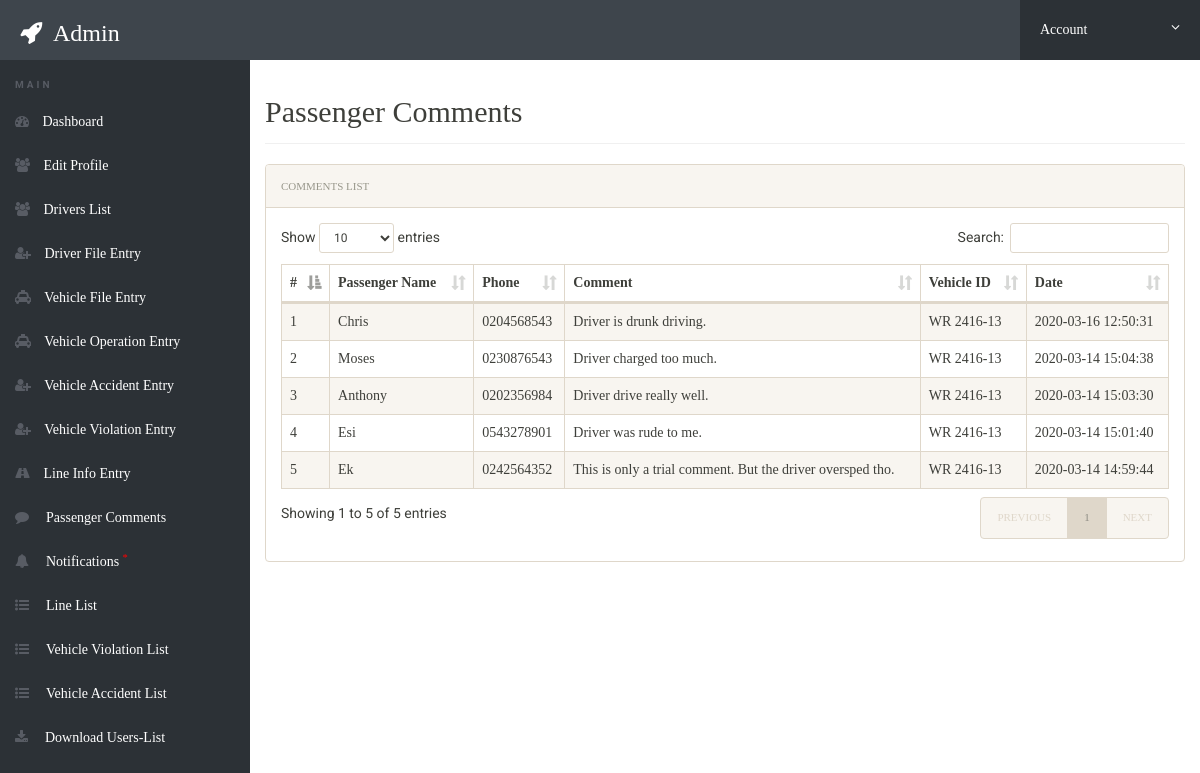
Page /admin/feedback.php (signed in) on the committed database.
### tables this page shows
CREATE TABLE `passenger_comment_tbl` (
  `comment_number` int(11) NOT NULL,
  `comment` varchar(100) NOT NULL,
  `passenger_name` varchar(25) NOT NULL,
  `phone` varchar(10) NOT NULL,
  `date` timestamp NOT NULL DEFAULT CURRENT_TIMESTAMP,
  `vehicle_ID` varchar(10) NOT NULL
);

### admin/feedback.php (the view, shortened to what this page needs)
<?php
include('includes/config.php');
if(strlen($_SESSION['alogin'])==0)
	{
header('location:index.php');
}
else{
 ?>
<!doctype html>
<html lang="en" class="no-js">
<head>
	<link rel="stylesheet" href="css/font-awesome.min.css">
	<link rel="stylesheet" href="css/bootstrap.min.css">
	<link rel="stylesheet" href="css/dataTables.bootstrap.min.css">
	<link rel="stylesheet" href="css/bootstrap-social.css">
	<link rel="stylesheet" href="css/bootstrap-select.css">
	<link rel="stylesheet" href="css/fileinput.min.css">
	<link rel="stylesheet" href="css/awesome-bootstrap-checkbox.css">
	<link rel="stylesheet" href="css/style.css">
</head>
<body>
	<?php include('includes/header.php');?>
	<div class="ts-main-content">
		<?php include('includes/leftbar.php');?>
		<div class="content-wrapper">
			<div class="container-fluid">
				<div class="row">
					<div class="col-md-12">
						<h2 class="page-title">Passenger Comments</h2>
						<div class="panel panel-default">
							<div class="panel-heading">Comments List</div>
							<div class="panel-body">
								<table id="zctb" class="display table table-striped table-bordered table-hover" cellspacing="0" width="100%">
									<thead>
										<tr>
										       <th>#</th>
												<th>Passenger Name</th>
												<th>Phone</th>
                                                <th>Comment</th>
                                                <th>Vehicle ID</th>
											    <th>Date</th>
										</tr>
									</thead>
									<tbody>
<?php
$sql = "SELECT * FROM `passenger_comment_tbl` order by date DESC";
$results = @mysqli_query($conn, $sql);
$cnt=1;
if(mysqli_num_rows($results) > 0)
{
foreach($results as $result)
{				?>
										<tr>
											<td><?php echo htmlentities($cnt);?></td>
                                            <td><?php echo htmlentities($result['passenger_name']);?></td>
											<td><?php echo htmlentities($result['phone']);?></td>
                                            <td><?php echo htmlentities($result['comment']);?></td>
                                            <td><?php echo htmlentities($result['vehicle_ID']);?></td>
                                            <td><?php echo htmlentities($result['date']);?></td>
										</tr>
										<?php $cnt=$cnt+1; }} ?>
									</tbody>
								</table>
							</div>
						</div>
					</div>
				</div>
			</div>
		</div>
	</div>
</body>
</html>
<?php } ?>

### admin/includes/header.php (shortened to what this page needs)
<div class="brand clearfix">
<h3 class="pull-left text-white" style="margin:20px 0px 0px 20px"><i class="fa fa-rocket"></i>&nbsp; <?php echo htmlentities(ucfirst($_SESSION['alogin']));?></h3>
		<ul class="ts-profile-nav">
			<li class="ts-account">
				<a href="#"> Account <i class="fa fa-angle-down hidden-side"></i></a>
			</li>
		</ul>
	</div>

### admin/includes/leftbar.php (shortened to what this page needs)
<nav class="ts-sidebar">
		<ul class="ts-sidebar-menu">
			<li class="ts-label">Main</li>
			<li><a href="dashboard.php"><i class="fa fa-dashboard"></i> Dashboard</a></li>
		<li><a href="profile.php"><i class="fa fa-users"></i> Edit Profile</a>
		</li>
		<li><a href="driversList.php"><i class="fa fa-users"></i> Drivers List</a>
		</li>
           <li><a href="D_register.php"><i class="fa fa-user-plus"></i> Driver File Entry</a>
		</li>
		<li><a href="vehicle_info.php"><i class="fa fa-taxi"></i> Vehicle File Entry</a>
		</li>
           <li><a href="vehicle_operation_p1.php"><i class="fa fa-taxi"></i> Vehicle Operation Entry</a>
		</li>
           <li><a href="vehicle_accident.php"><i class="fa fa-user-plus"></i> Vehicle Accident Entry</a>
		</li>
		<li><a href="vehicle_violation.php"><i class="fa fa-user-plus"></i> Vehicle Violation Entry</a>
		</li>
           <li><a href="line_info.php"><i class="fa fa-road"></i> Line Info Entry</a>
		</li>
		<li><a href="feedback.php"><i class="fa fa-comment"></i> &nbsp;Passenger Comments</a>
		</li>
		<li><a href="notification.php"><i class="fa fa-bell"></i> &nbsp;Notifications <sup style="color:red">*</sup></a>
		</li>
           <li><a href="lineList.php"><i class="fa fa-list-ul"></i> &nbsp;Line List</a>
		</li>
		<li><a href="vehicle-violationList.php"><i class="fa fa-list-ul"></i> &nbsp;Vehicle Violation List</a>
		</li>
           <li><a href="vehicle-accidentList.php"><i class="fa fa-list-ul"></i> &nbsp;Vehicle Accident List</a>
		</li>
		<li><a href="download.php"><i class="fa fa-download"></i> &nbsp;Download Users-List</a>
		</li>
		</ul>
	</nav>

### admin/css/style.css (style rules this page uses)
html { font-size: 14px; }
@media only screen and (min-width: 480px) { html { font-size: 17px; } }
@media only screen and (min-width: 768px) { html { font-size: 14px; } }
body { font-size: 1em; }
a { color: #37a6c4; }
.panel { overflow: hidden; }
.text-white, .text-light { color: #fff !important; }
ul, li { margin: 0; padding: 0; list-style: none; }
.page-title { padding-bottom: 15px; margin-bottom: 20px; border-bottom: 1px solid #f0f0f0; }
.brand { background: #3e454c; position: relative; z-index: 3; position: fixed; width: 100%; top: 0; }
.brand .ts-profile-nav { float: right; display: none; }
.brand .ts-profile-nav li { float: left; position: relative; }
.brand .ts-profile-nav li a { display: block; padding: 20px; color: #fff; }
.brand .ts-profile-nav .ts-account .fa-angle-down { float: right; }
.brand .ts-profile-nav .ts-account > a { width: 180px; background: #2c3136; }
@media only screen and (min-width: 992px) { .brand .ts-profile-nav { display: block; } }
.ts-sidebar { background: #2c3136; max-height: 0; transition: max-height 0.3s; overflow: hidden; position: fixed; z-index: 2; width: 100%; bottom: 0; top: 60px; overflow-y: auto; }
@media only screen and (min-width: 992px) { .ts-sidebar { max-height: 100%; bottom: 0; } }
.ts-sidebar-menu .ts-label { color: #585c64; font-weight: bold; padding: 8px 15px; text-transform: uppercase; font-size: 10px; letter-spacing: 3px; margin-top: 10px; }
.ts-sidebar-menu a { display: block; text-decoration: none; padding: 12px 15px; color: #fff; }
.ts-sidebar-menu li { position: relative; }
.ts-sidebar-menu li i { color: #585c64; margin-right: 10px; }
.ts-main-content .content-wrapper { padding-top: 15px; margin-top: 60px; }
@media only screen and (min-width: 992px) { .ts-main-content .ts-sidebar { width: 250px; float: left; } }
@media only screen and (min-width: 992px) { .ts-main-content .content-wrapper { margin-left: 250px; } }
.page-title { font-family: 'Mali', cursive; }
.panel-heading, td, tr, h5 { font-family: 'Lovers Quarrel', cursive; }
a { font-family: 'Sevillana', cursive; }
.pull-left,h3 { font-family: 'Sevillana', cursive; }

### rows in the picture
passenger_comment_tbl: passenger_name "Chris", phone "0204568543", comment "Driver is drunk driving.", vehicle_ID "WR 2416-13", date "2020-03-16 12:50:31"
passenger_comment_tbl: passenger_name "Moses", phone "0230876543", comment "Driver charged too much.", vehicle_ID "WR 2416-13", date "2020-03-14 15:04:38"
passenger_comment_tbl: passenger_name "Anthony", phone "0202356984", comment "Driver drive really well.", vehicle_ID "WR 2416-13", date "2020-03-14 15:03:30"
passenger_comment_tbl: passenger_name "Esi", phone "0543278901", comment "Driver was rude to me.", vehicle_ID "WR 2416-13", date "2020-03-14 15:01:40"
passenger_comment_tbl: passenger_name "Ek", phone "0242564352", comment "This is only a trial comment. But the driver oversped tho.", vehicle_ID "WR 2416-13", date "2020-03-14 14:59:44"

### other values in the picture
$_SESSION['alogin'] "Admin"
